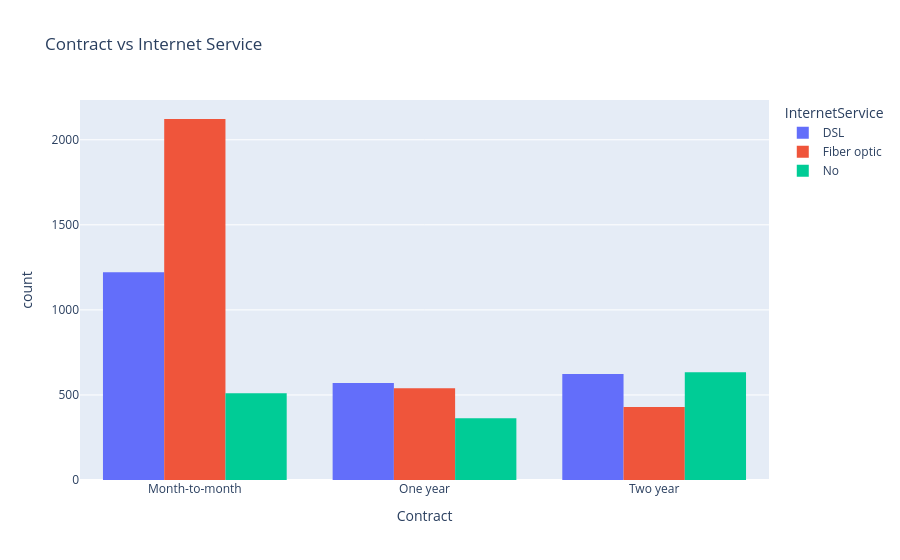

The code cell stored with this chart in its notebook:
### Code cell
px.histogram(df, x='Contract', color='InternetService', barmode='group',
                    title='Contract vs Internet Service')

### Figure 1 — Plotly figure (JSON) as saved in the notebook; plotly's stock layout.template omitted (floating-point values rounded to 4 significant figures; data arrays with more than 128 entries replaced by an {"elided": "..."} marker saying what was removed)
{"data": [{"alignmentgroup": "True", "bingroup": "x", "hovertemplate": "InternetService=DSL<br>Contract=%{x}<br>count=%{y}<extra></extra>", "legendgroup": "DSL", "marker": {"color": "#636efa", "pattern": {"shape": ""}}, "name": "DSL", "offsetgroup": "DSL", "orientation": "v", "showlegend": true, "type": "histogram", "x": {"elided": "2414 str values"}, "xaxis": "x", "yaxis": "y"}, {"alignmentgroup": "True", "bingroup": "x", "hovertemplate": "InternetService=Fiber optic<br>Contract=%{x}<br>count=%{y}<extra></extra>", "legendgroup": "Fiber optic", "marker": {"color": "#EF553B", "pattern": {"shape": ""}}, "name": "Fiber optic", "offsetgroup": "Fiber optic", "orientation": "v", "showlegend": true, "type": "histogram", "x": {"elided": "3090 str values"}, "xaxis": "x", "yaxis": "y"}, {"alignmentgroup": "True", "bingroup": "x", "hovertemplate": "InternetService=No<br>Contract=%{x}<br>count=%{y}<extra></extra>", "legendgroup": "No", "marker": {"color": "#00cc96", "pattern": {"shape": ""}}, "name": "No", "offsetgroup": "No", "orientation": "v", "showlegend": true, "type": "histogram", "x": {"elided": "1506 str values"}, "xaxis": "x", "yaxis": "y"}], "layout": {"barmode": "group", "legend": {"title": {"text": "InternetService"}, "tracegroupgap": 0}, "title": {"text": "Contract vs Internet Service"}, "xaxis": {"anchor": "y", "domain": [0, 1], "title": {"text": "Contract"}}, "yaxis": {"anchor": "x", "domain": [0, 1], "title": {"text": "count"}}}}
